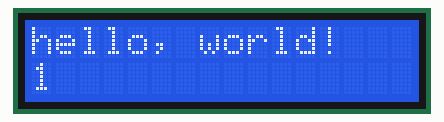
Simulated run of this sketch. Board: Arduino Uno, built with avr-gcc and run on an emulated ATmega328P. Parts: 16×2 character LCD.

Above: at 0.18 s.
At 1.48 s:
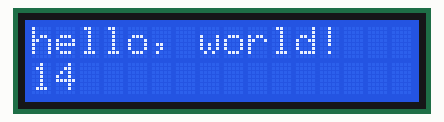
At 2.79 s:
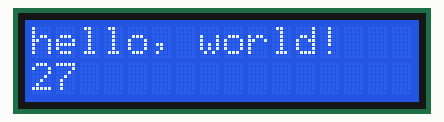
At 5.5 s:
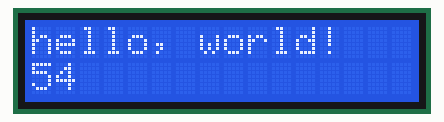
At 8.21 s:
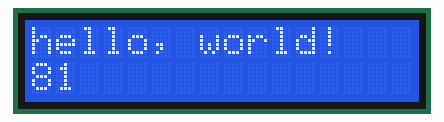
At 10.89 s:
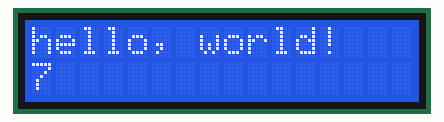

The sketch:

activity_3.1.ino
```cpp
#include <LiquidCrystal.h>
/*
  The circuit:
 * LCD RS pin to digital pin 12
 * LCD Enable pin to digital pin 11
 * LCD D4 pin to digital pin 5
 * LCD D5 pin to digital pin 4
 * LCD D6 pin to digital pin 3
 * LCD D7 pin to digital pin 2
 * LCD R/W pin to ground
 * LCD VSS pin to ground
 * LCD VCC pin to 5V
 * 10K resistor:
 * ends to +5V and ground
 * wiper to LCD VO pin (pin 3)
// initialize the library by associating any needed LCD interface pin
// with the arduino pin number it is connected to
*/
const int rs = 12, en = 11, d4 = 5, d5 = 4, d6 = 3, d7 = 2;
LiquidCrystal lcd(rs, en, d4, d5, d6, d7);
int number = 0;
void setup() {
  // set up the LCD's number of columns and rows:
  lcd.begin(16, 2);
  // Print a message to the LCD.
  lcd.print("hello, world!");
}

void loop() {
  // set the cursor to column 0, line 1
 // (note: line 1 is the second row, since counting begins with 0):
  number = 0;
   lcd.clear();
  lcd.begin(16, 2);
  // Print a message to the LCD.
  lcd.print("hello, world!");

  // print the number of seconds since reset:
  while (number < 100){
    number++;
    lcd.setCursor(0, 1);
    lcd.print(number);

    delay(100);
  }

}
```

Measured:
- by itself, everything shown: repeats every 10.1 s, in 101 steps
